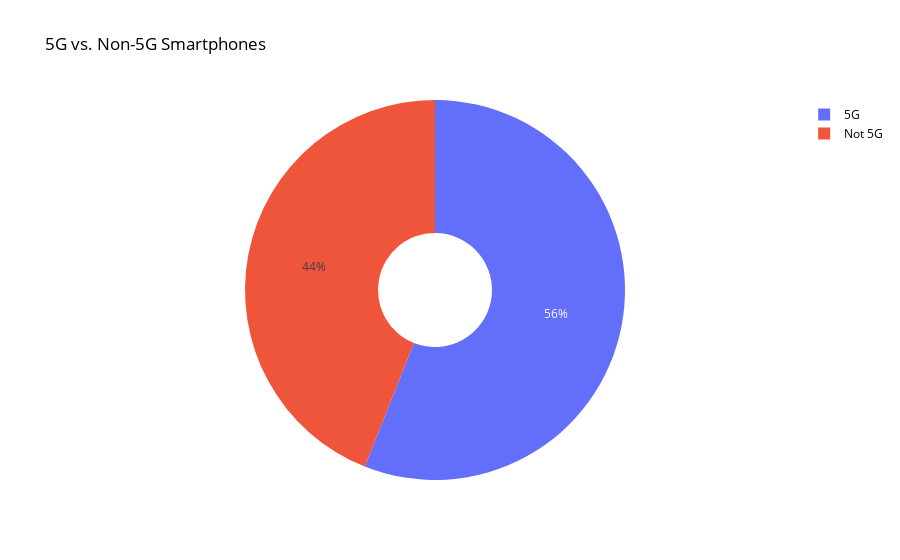

Notebook code cell kept with this figure:
### Code cell
count_5g = df['5G_or_not'].value_counts()

labels = ['5G', 'Not 5G']
values = count_5g.values

fig = go.Figure(data=[go.Pie(labels=labels, values=values, hole=0.3)])

fig.update_layout(title='5G vs. Non-5G Smartphones',
                  plot_bgcolor='white',
                  paper_bgcolor='white',
                  font=dict(color='black'))

fig.show()

### Figure 1 — Plotly figure (JSON) as saved in the notebook; plotly's stock layout.template omitted (floating-point values rounded to 4 significant figures)
{"data": [{"hole": 0.3, "labels": ["5G", "Not 5G"], "type": "pie", "values": [549, 431]}], "layout": {"font": {"color": "black"}, "paper_bgcolor": "white", "plot_bgcolor": "white", "title": {"text": "5G vs. Non-5G Smartphones"}}}
